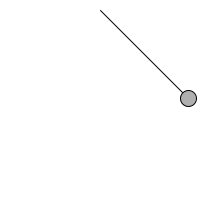
Frame 1 (no input)
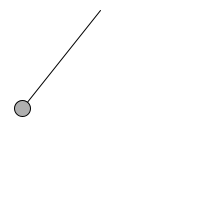
Frame 60 (the mouse pressed at the canvas centre just before this capture)
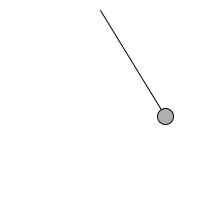
Frame 120 (the mouse held since frame 60 and released just before this capture)

The Processing sketch that drew these frames (run headless with seeded random() and noise(); from frame 60 on, the mouse is pressed at the canvas centre):

// Processing sketch: _03PendulumExampleSimplified
// ── _03PendulumExampleSimplified.pde
// Pendulum
// Daniel Shiffman <http://www.shiffman.net>

// A simple pendulum simulation
// Given a pendulum with an angle theta (0 being the pendulum at rest) and a radius r
// we can use sine to calculate the angular component of the gravitational force.

// Gravity Force = Mass * Gravitational Constant;
// Pendulum Force = Gravity Force * sine(theta)
// Angular Acceleration = Pendulum Force / Mass = Gravitational Constant * sine(theta);

// Note this is an ideal world scenario with no tension in the 
// pendulum arm, a more realistic formula might be:
// Angular Acceleration = (G / R) * sine(theta)

// For a more substantial explanation, visit:
// http://www.myphysicslab.com/pendulum1.html 

Pendulum p;

void setup() {
  size(200,200);
  smooth();
  // Make a new Pendulum with an origin location and armlength
  p = new Pendulum(new PVector(width/2,10),125);
}

void draw() {
  background(255);
  p.go();
}


// ── Pendulum.pde
// Pendulum
// Daniel Shiffman <http://www.shiffman.net>

// A Simple Pendulum Class
// Includes functionality for user can click and drag the pendulum

class Pendulum  {

  PVector location;    // Location of pendulum ball
  PVector origin;      // Location of arm origin
  float r;             // Length of arm
  float angle;         // Pendulum arm angle
  float aVelocity;     // Angle velocity
  float aAcceleration; // Angle acceleration
  float damping;       // Arbitary damping amount

  // This constructor could be improved to allow a greater variety of pendulums
  Pendulum(PVector origin_, float r_) {
    // Fill all variables
    origin = origin_.get();
    location = new PVector();
    r = r_;
    angle = PI/4;

    aVelocity = 0.0;
    aAcceleration = 0.0;
    damping = 0.995;   // Arbitrary damping
  }

  void go() {
    update();
    display();
  }

  // Function to update location
  void update() {
    float G = 0.4;                              // Arbitrary universal gravitational constant
    aAcceleration = (-1 * G / r) * sin(angle);  // Calculate acceleration (see: http://www.myphysicslab.com/pendulum1.html)
    aVelocity += aAcceleration;                 // Increment velocity
    aVelocity *= damping;                       // Arbitrary damping
    angle += aVelocity;                         // Increment angle
  }

  void display() {
    location.set(r*sin(angle),r*cos(angle),0);         // Polar to cartesian conversion
    location.add(origin);                              // Make sure the location is relative to the pendulum's origin

    stroke(0);
    // Draw the arm
    line(origin.x,origin.y,location.x,location.y);
    ellipseMode(CENTER);  
    fill(175);
    // Draw the ball
    ellipse(location.x,location.y,16,16);
  }
}
